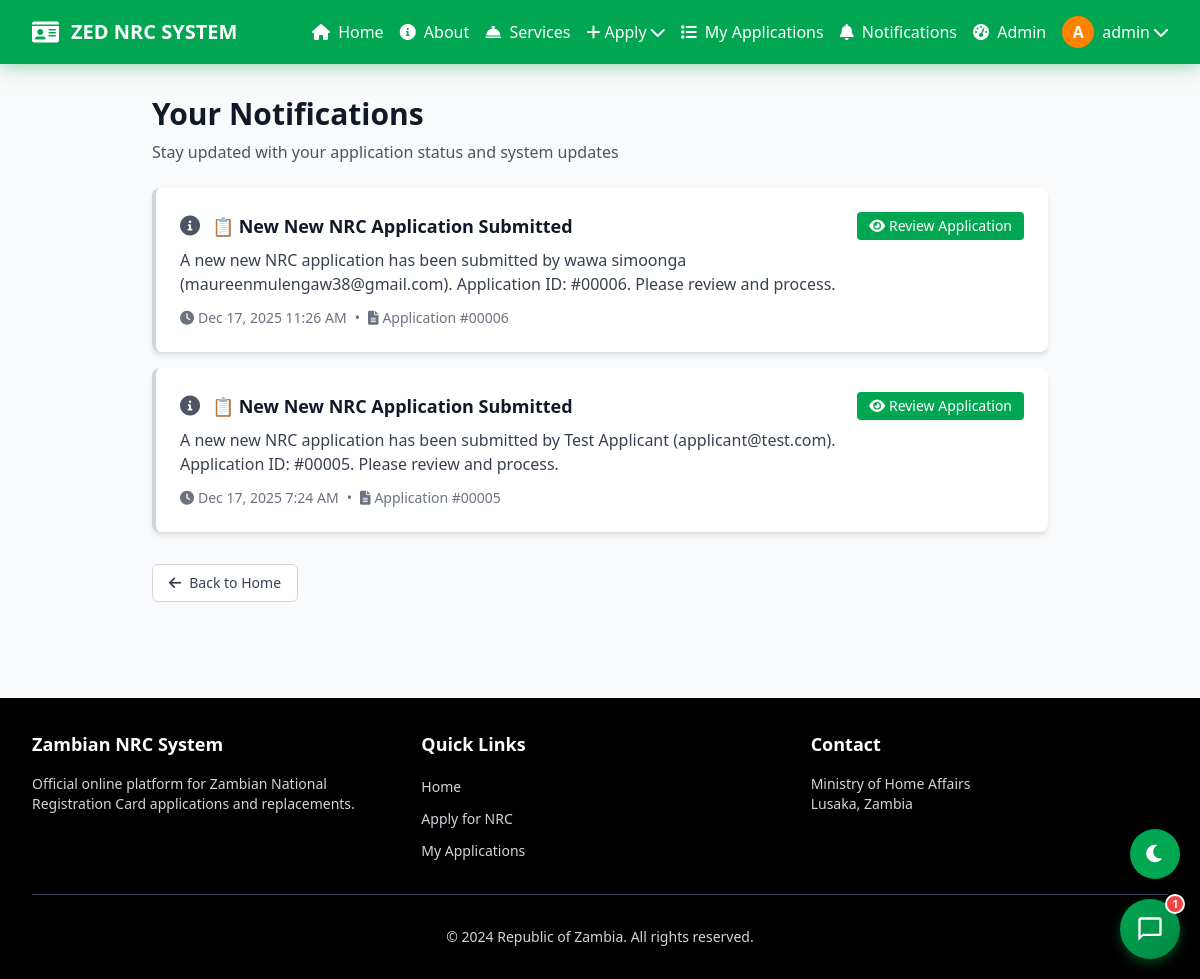
The page /notifications/ (signed in) on the database its author committed.
### accounts/models.py (models this page shows, shortened)
class CustomUser(AbstractUser):
    phone_number = models.CharField(max_length=15, blank=True)
    nrc_number = models.CharField(max_length=20, blank=True, unique=True, null=True)
    profile_image = models.ImageField(upload_to='profile_images/', blank=True, null=True)
    bio = models.TextField(max_length=500, blank=True)
    otp_code = models.CharField(
        max_length=6,
        blank=True,
        null=True,
        default=None,        # ← Changed from "" to None (real change)
        editable=False,      # ← New attribute Django can't ignore
        verbose_name="OTP Code",
        help_text="Temporary 6-digit code"
    )
    otp_created_at = models.DateTimeField(
        blank=True,
        null=True,
        default=None,        # ← Changed from timezone.now to None
        editable=False,
        verbose_name="OTP Created At"
    )
    otp_verified = models.BooleanField(
        default=False,
        verbose_name="OTP Verified",
        editable=False       # ← Also added here
    )
    def get_initials(self):
        if self.first_name and self.last_name:
            return f"{self.first_name[0]}{self.last_name[0]}".upper()
        return self.username[0].upper() if self.username else "U"

### applications/models.py (models this page shows, shortened)
class Notification(models.Model):
    NOTIFICATION_TYPES = [
        ('application_approved', 'Application Approved'),
        ('application_rejected', 'Application Rejected'),
        ('nrc_ready', 'NRC Card Ready for Download'),
        ('new_application_submitted', 'New Application Submitted'),
        ('system_update', 'System Update'),
    ]
    user = models.ForeignKey(User, on_delete=models.CASCADE, related_name='notifications')
    notification_type = models.CharField(max_length=50, choices=NOTIFICATION_TYPES)
    title = models.CharField(max_length=200)
    message = models.TextField()
    is_read = models.BooleanField(default=False)
    created_at = models.DateTimeField(default=timezone.now)
    is_admin_notification = models.BooleanField(default=False)
    application = models.ForeignKey('NRCApplication', on_delete=models.CASCADE, null=True, blank=True)
    class Meta:
        ordering = ['-created_at']

class NRCApplication(models.Model):
    STATUS_CHOICES = [
        ('pending', 'Pending'),
        ('approved', 'Approved'),
        ('rejected', 'Rejected'),
    ]
    user = models.ForeignKey(User, on_delete=models.CASCADE)
    application_type = models.CharField(max_length=20, choices=[('new', 'New NRC'), ('replacement', 'Replacement')])
    status = models.CharField(max_length=20, choices=STATUS_CHOICES, default='pending')
    created_at = models.DateTimeField(default=timezone.now)
    updated_at = models.DateTimeField(auto_now=True)
    village = models.CharField(max_length=100)
    district = models.CharField(max_length=100, default='Not provided')
    date_of_birth = models.DateField()
    place_of_birth = models.CharField(max_length=100)
    chief_name = models.CharField(max_length=100)
    sex = models.CharField(max_length=10, choices=[('M', 'Male'), ('F', 'Female')], default='M')
    photo = models.ImageField(upload_to='photos/applicants/', help_text='Upload your passport-size photo', blank=True, null=True)
    mother_full_name = models.CharField(max_length=200, default='Not provided')
    mother_village = models.CharField(max_length=100)
    mother_district = models.CharField(max_length=100, default='Not provided')
    mother_date_of_birth = models.DateField()
    mother_place_of_birth = models.CharField(max_length=100)
    mother_chief_name = models.CharField(max_length=100)
    father_full_name = models.CharField(max_length=200, default='Not provided')
    father_village = models.CharField(max_length=100)
    father_district = models.CharField(max_length=100, default='Not provided')
    father_date_of_birth = models.DateField()
    father_place_of_birth = models.CharField(max_length=100)
    father_chief_name = models.CharField(max_length=100)
    birth_certificate = models.FileField(upload_to='documents/birth_certificates/')
    under_five_card = models.FileField(upload_to='documents/under_five_cards/')
    old_nrc = models.FileField(upload_to='documents/old_nrc/', blank=True, null=True)  # For replacements
    replacement_reason = models.TextField(blank=True, help_text='Reason for NRC replacement')
    admin_notes = models.TextField(blank=True)
    nrc_number = models.CharField(max_length=20, blank=True, null=True, unique=True)
    nrc_front_image = models.CharField(max_length=255, blank=True, null=True)
    nrc_back_image = models.CharField(max_length=255, blank=True, null=True)
    nrc_generated_at = models.DateTimeField(blank=True, null=True)
    digital_signature = models.TextField(blank=True, null=True, help_text='Base64 encoded signature image')
    class Meta:
        ordering = ['-created_at']

### applications/views.py (the view)
# urls.py: path('notifications/', views.notifications, name='notifications'),
@login_required
def notifications(request):
    from .notifications import NotificationService
    all_notifications = request.user.notifications.all()
    unread_count = NotificationService.get_unread_notifications(request.user).count()
    paginator = Paginator(all_notifications, 20)
    page_number = request.GET.get('page')
    page_obj = paginator.get_page(page_number)
    context = {
        'page_obj': page_obj,
        'unread_count': unread_count,
    }
    return render(request, 'applications/notifications.html', context)

### templates/applications/notifications.html (shortened to what this page needs)
{% extends 'base.html' %}
{% block content %}
<div class="max-w-4xl mx-auto fade-in-scroll">
    <div class="mb-6 flex justify-between items-center">
        <div>
            <h1 class="text-3xl font-bold text-gray-900 mb-2">Your Notifications</h1>
            <p class="text-gray-600">Stay updated with your application status and system updates</p>
        </div>
    </div>
    <div class="space-y-4">
        {% for notification in page_obj %}
        <div class="bg-white rounded-lg shadow-md p-6 border-l-4
                    {% if not notification.is_read %}border-zambian-green bg-green-50
                    {% elif notification.notification_type == 'application_approved' %}border-green-500
                    {% elif notification.notification_type == 'application_rejected' %}border-red-500
                    {% elif notification.notification_type == 'nrc_ready' %}border-blue-500
                    {% else %}border-gray-300{% endif %}
                    card-hover">
            <div class="flex items-start justify-between">
                <div class="flex-1">
                    <div class="flex items-center mb-2">
                        {% if notification.notification_type == 'application_approved' %}
                            <i class="fas fa-check-circle text-green-600 text-xl mr-3"></i>
                        {% elif notification.notification_type == 'application_rejected' %}
                            <i class="fas fa-times-circle text-red-600 text-xl mr-3"></i>
                        {% elif notification.notification_type == 'nrc_ready' %}
                            <i class="fas fa-id-card text-blue-600 text-xl mr-3"></i>
                        {% else %}
                            <i class="fas fa-info-circle text-gray-600 text-xl mr-3"></i>
                        {% endif %}
                        <h3 class="text-lg font-semibold text-gray-900">{{ notification.title }}</h3>
                    </div>
                    <p class="text-gray-700 mb-3">{{ notification.message }}</p>
                    <div class="flex items-center text-sm text-gray-500">
                        <i class="fas fa-clock mr-1"></i>
                        <span>{{ notification.created_at|date:"M d, Y g:i A" }}</span>
                        {% if notification.application %}
                        <span class="mx-2">•</span>
                        <i class="fas fa-file-alt mr-1"></i>
                        <span>Application #{{ notification.application.id|stringformat:"05d" }}</span>
                        {% endif %}
                    </div>
                </div>
                <div class="ml-4 flex flex-col space-y-2">
                    {% if notification.application and notification.notification_type == 'nrc_ready' %}
                    <a href="{% url 'applications:view_nrc_card' notification.application.pk %}"
                       class="px-4 py-2 bg-zambian-green text-white rounded-lg text-sm font-bold hover:bg-green-700 transition-colors shadow-lg">
                        <i class="fas fa-eye mr-1"></i>View NRC Card
                    </a>
                    <a href="{% url 'applications:download_nrc_both' notification.application.pk %}"
                       class="px-4 py-2 bg-zambian-orange text-white rounded-lg text-sm font-bold hover:bg-orange-600 transition-colors shadow-lg">
                        <i class="fas fa-download mr-1"></i>Download Now
                    </a>
                    {% elif notification.application %}
                    {% if user.is_staff or user.is_superuser %}
                    <a href="{% url 'applications:admin_application_detail' notification.application.pk %}"
                       class="px-3 py-1 bg-zambian-green text-white rounded text-sm hover:bg-green-700 transition-colors">
                        <i class="fas fa-eye mr-1"></i>Review Application
                    </a>
                    {% else %}
                    <a href="{% url 'applications:application_detail' notification.application.pk %}"
                       class="px-3 py-1 bg-zambian-green text-white rounded text-sm hover:bg-green-700 transition-colors">
                        <i class="fas fa-eye mr-1"></i>View Application
                    </a>
                    {% endif %}
                    {% endif %}
                </div>
            </div>
        </div>
        {% endfor %}
    </div>
    <div class="mt-8">
        <a href="{% url 'applications:home' %}"
           class="inline-flex items-center px-4 py-2 border border-gray-300 rounded-md text-sm font-medium text-gray-700 bg-white hover:bg-gray-50 transition-colors">
            <i class="fas fa-arrow-left mr-2"></i>Back to Home
        </a>
    </div>
</div>
{% endblock %}

### templates/base.html (shortened to what this page needs)
{% load static %}
<!DOCTYPE html>
<html lang="en">
<head>
    <script src="https://cdn.tailwindcss.com"></script>
    <link href="https://cdnjs.cloudflare.com/ajax/libs/font-awesome/6.0.0/css/all.min.css" rel="stylesheet">
    <link href="{% static 'css/animations.css' %}" rel="stylesheet">
    <link href="{% static 'css/chat-widget.css' %}" rel="stylesheet">
    <link href="{% static 'css/mobile-responsive.css' %}" rel="stylesheet">
    <link href="{% static 'css/pwa-styles.css' %}" rel="stylesheet">
    <link href="{% static 'css/auth-enhancements.css' %}" rel="stylesheet">
    <link href="{% static 'css/dark-mode.css' %}" rel="stylesheet">
    <link href="{% static 'css/ios-install-prompt.css' %}" rel="stylesheet">
</head>
<body class="bg-gray-50 min-h-screen loading">
    <nav class="bg-zambian-green shadow-lg">
        <div class="max-w-7xl mx-auto px-4 sm:px-6 lg:px-8">
            <div class="flex justify-between h-16">
                <div class="flex items-center">
                    <a href="{% url 'applications:home' %}" class="flex items-center">
                        <i class="fas fa-id-card text-white text-2xl mr-2 sm:mr-3"></i>
                        <span class="text-white text-lg sm:text-xl font-bold hidden sm:inline">ZED NRC SYSTEM</span>
                    </a>
                </div>
                <div class="hidden md:flex items-center space-x-4 desktop-menu">
                    {% if user.is_authenticated %}
                        <a href="{% url 'applications:home' %}" class="text-white hover:text-zambian-orange transition-colors">
                            <i class="fas fa-home mr-1"></i> Home
                        </a>
                        <a href="{% url 'applications:about' %}" class="text-white hover:text-zambian-orange transition-colors">
                            <i class="fas fa-info-circle mr-1"></i> About
                        </a>
                        <a href="{% url 'applications:services' %}" class="text-white hover:text-zambian-orange transition-colors">
                            <i class="fas fa-concierge-bell mr-1"></i> Services
                        </a>
                        <div class="relative group">
                            <button class="text-white hover:text-zambian-orange transition-colors flex items-center">
                                <i class="fas fa-plus mr-1"></i> Apply
                                <i class="fas fa-chevron-down ml-1"></i>
                            </button>
                        </div>
                        <a href="{% url 'applications:my_applications' %}" class="text-white hover:text-zambian-orange transition-colors">
                            <i class="fas fa-list mr-1"></i> My Applications
                        </a>
                        <a href="{% url 'applications:notifications' %}" class="text-white hover:text-zambian-orange transition-colors relative">
                            <i class="fas fa-bell mr-1"></i> Notifications
                        </a>
                        {% if user.is_staff %}
                            <a href="{% url 'applications:admin_dashboard' %}" class="text-white hover:text-zambian-orange transition-colors">
                                <i class="fas fa-tachometer-alt mr-1"></i> Admin
                            </a>
                        {% endif %}
                        <div class="relative group">
                            <button class="text-white hover:text-zambian-orange transition-colors flex items-center">
                                {% if user.profile_image %}
                                    <img src="{{ user.profile_image.url }}" alt="{{ user.get_full_name }}"
                                         class="w-8 h-8 rounded-full object-cover border-2 border-white mr-2">
                                {% else %}
                                    <div class="w-8 h-8 rounded-full bg-zambian-orange flex items-center justify-center text-white font-semibold mr-2">
                                        {{ user.get_initials }}
                                    </div>
                                {% endif %}
                                <span class="hidden lg:inline">{{ user.get_full_name|default:user.username }}</span>
                                <i class="fas fa-chevron-down ml-1"></i>
                            </button>
                        </div>
                    {% endif %}
                </div>
            </div>
        </div>
    </nav>
    <main class="max-w-7xl mx-auto px-4 sm:px-6 lg:px-8 py-8">
        {% block content %}
        {% endblock %}
    </main>
    <footer class="bg-zambian-black text-white mt-16">
        <div class="max-w-7xl mx-auto px-4 sm:px-6 lg:px-8 py-8">
            <div class="grid grid-cols-1 sm:grid-cols-2 md:grid-cols-3 gap-8">
                <div>
                    <h3 class="text-lg font-semibold mb-4">Zambian NRC System</h3>
                    <p class="text-gray-300 text-sm">Official online platform for Zambian National Registration Card applications and replacements.</p>
                </div>
                <div>
                    <h3 class="text-lg font-semibold mb-4">Quick Links</h3>
                    <ul class="space-y-2">
                        <li><a href="{% url 'applications:home' %}" class="text-gray-300 hover:text-zambian-orange transition-colors text-sm">Home</a></li>
                        <li><a href="{% url 'applications:apply' %}" class="text-gray-300 hover:text-zambian-orange transition-colors text-sm">Apply for NRC</a></li>
                        <li><a href="{% url 'applications:my_applications' %}" class="text-gray-300 hover:text-zambian-orange transition-colors text-sm">My Applications</a></li>
                    </ul>
                </div>
                <div>
                    <h3 class="text-lg font-semibold mb-4">Contact</h3>
                    <p class="text-gray-300 text-sm">Ministry of Home Affairs</p>
                    <p class="text-gray-300 text-sm">Lusaka, Zambia</p>
                </div>
            </div>
            <div class="border-t border-gray-700 mt-8 pt-8 text-center">
                <p class="text-gray-300 text-sm">&copy; 2024 Republic of Zambia. All rights reserved.</p>
            </div>
        </div>
    </footer>
    {% if user.is_authenticated %}
        <link href="{% static 'css/chat-widget-voice.css' %}" rel="stylesheet">
    {% endif %}
</body>
</html>

### rows shown on the page
CustomUser: get_initials "A", get_full_name "admin"
Notification: title "📋 New New NRC Application Submitted", message "A new new NRC application has been submitted by wawa simoonga (maureenmulengaw38@gmail.com). Application ID: #00006. Please review and process.", created_at "Dec 17, 2025 11:26 AM", application.id "00006", shows "Review Application"
Notification: title "📋 New New NRC Application Submitted", message "A new new NRC application has been submitted by Test Applicant (applicant@test.com). Application ID: #00005. Please review and process.", created_at "Dec 17, 2025 7:24 AM", application.id "00005", shows "Review Application"
